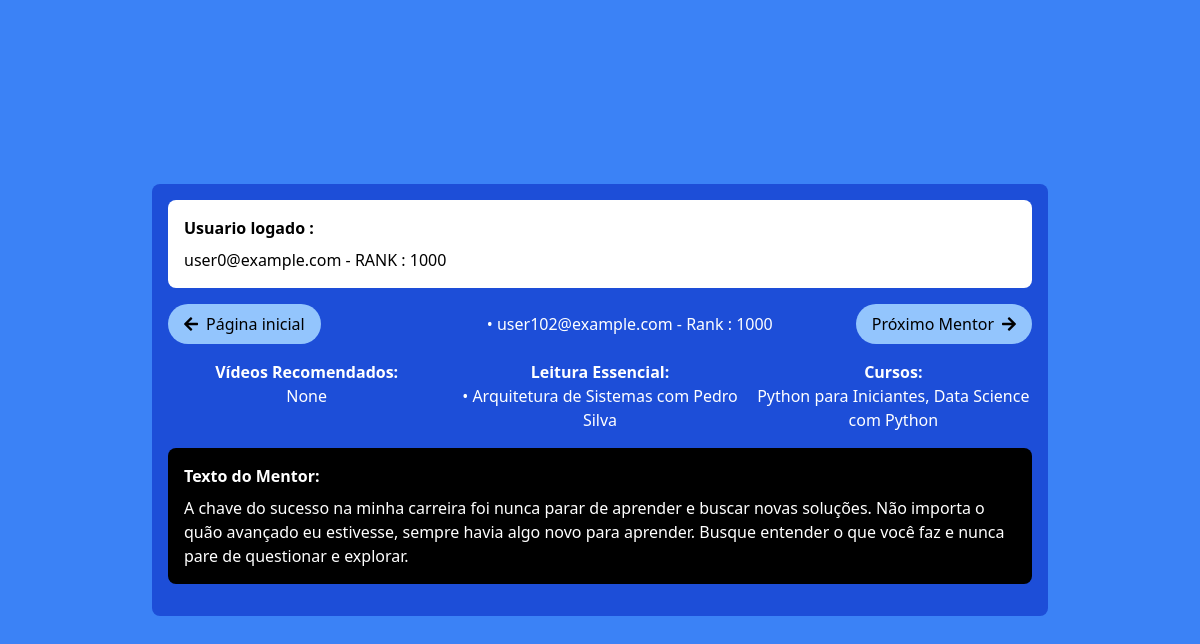
The page /indicacoes/init?page=1 (signed in) on the database its author committed.
### tables this page shows
CREATE TABLE profession_data (
                        id INTEGER PRIMARY KEY AUTOINCREMENT,
                        profession_id INTEGER NOT NULL,
                        region_id INTEGER NOT NULL,
                        salary INTEGER NOT NULL,
                        email TEXT UNIQUE NOT NULL,
                        rank INTEGER,
                        FOREIGN KEY (profession_id) REFERENCES professions(id),
                        FOREIGN KEY (region_id) REFERENCES regions(id));

CREATE TABLE indications (
                        id INTEGER PRIMARY KEY AUTOINCREMENT,
                        email TEXT NOT NULL,
                        courses TEXT,
                        videos TEXT,
                        books TEXT,
                        motivational_text TEXT,
                        FOREIGN KEY (email) REFERENCES users(useremail));

### routes/indicacoes.py (the view)
@indicacoes_route.route('/init')
def usuarios():
    user_email = session['user']
    print("logged email " + user_email)
    page = request.args.get('page', 0, type=int)  # Obter o número da página (0 por padrão)
    higher_rank_users, user_rank = get_usuario_by_index(page, user_email)
    if higher_rank_users is None:
        return render_template('indicacoes.html', indicacoes=None, has_next=False)
    has_next = True if higher_rank_users != None else False
    print("higher_rank_users " + str(higher_rank_users))
    return render_template('indicacoes.html', indicacoes=higher_rank_users, has_next=has_next, page=page, user_email=user_email, user_rank=user_rank)

### routes/indicacoes.py (called while the page is built)
def get_db():
    db = getattr(g, '_database', None)
    if db is None:
        db = g._database = sqlite3.connect(DATABASE)
    return db

def query_db(query, args=(), one=False):
    cur = get_db().execute(query, args)
    rv = cur.fetchall()
    cur.close()
    return (rv[0] if rv else None) if one else rv

@indicacoes_route.teardown_request
def close_connection(exception):
    db = getattr(g, '_database', None)
    if db is not None:
        db.close()

def get_usuario_by_index(index, user_email):
    user_rank = query_db('SELECT Rank FROM profession_data WHERE email = ?', [user_email], one=True)
    print("user_rank " + str(user_rank))
    if user_rank:
            user_rank = user_rank[0]
            higher_rank_users = query_db('''
                SELECT p.email, i.courses, i.videos, i.books, i.motivational_text, p.rank
                FROM profession_data p
                JOIN indications i ON p.email = i.email
                WHERE p.Rank >= ? LIMIT 1 OFFSET ?
            ''', [user_rank, index])
            print("higher_rank_users " + str(higher_rank_users))
    else:
        higher_rank_users = None
    return higher_rank_users, user_rank

### templates/indicacoes.html (shortened to what this page needs)
<!DOCTYPE html>
<html lang="pt-BR">
<head>
    <script src="https://cdn.tailwindcss.com"></script>
    <link rel="stylesheet" href="https://cdnjs.cloudflare.com/ajax/libs/font-awesome/5.15.3/css/all.min.css">
</head>
<body class="bg-blue-500 flex items-center justify-center min-h-screen">
    <div class="bg-blue-700 text-white w-full max-w-4xl p-4 rounded-lg">
        <div class="bg-white text-black p-4 rounded-lg mb-4">
            <h2 class="font-bold mb-2">Usuario logado :</h2>
            {% if user_email %}
                <p>{{ user_email }} - RANK :  {{ user_rank }}</p>
            {% endif %}
        </div>
        <div class="flex justify-between items-center mb-4">
            <a href="/home/return" class="bg-blue-300 text-black px-4 py-2 rounded-full flex items-center">
                <i class="fas fa-arrow-left"></i>
                <span class="ml-2">Página inicial</span>
            </a>
            {% if indicacoes %}
                    {% for indicacao in indicacoes %}
                        <p>• {{ indicacao[0] }} - Rank : {{ indicacao[5] }}</p>
                    {% endfor %}
                {% if has_next %}
                    <a href="{{ url_for('indicacoes.usuarios', page=page + 1) }}" class="bg-blue-300 text-black px-4 py-2 rounded-full flex items-center">
                        <span class="mr-2">Próximo Mentor</span>
                        <i class="fas fa-arrow-right"></i>
                    </a>
                {% else %}
                    <div class="bg-blue-300 text-black px-4 py-2 rounded-full flex items-center">
                    <span class="mr-2">Fim da lista</span>
                    </div>
                 {% endif %}
            {% else %}
                <h1 class="text-xl font-bold mb-4">Fim da lista de Indicações</h1>
            {% endif %}
        </div>
        <div class="grid grid-cols-3 gap-4 text-center mb-4">
            <div>
                <h2 class="font-bold">Vídeos Recomendados:</h2>
                {% if indicacoes %}
                    {% for indicacao in indicacoes %}
                        <p>{{ indicacao[2] }}</p>
                    {% endfor %}
                {% else %}
                    <p>Nenhum vídeo recomendado disponível.</p>
                {% endif %}
            </div>
            <div>
                <h2 class="font-bold">Leitura Essencial:</h2>
                {% if indicacoes %}
                    {% for indicacao in indicacoes %}
                        <p>• {{ indicacao[3] }}</p>
                    {% endfor %}
                {% else %}
                    <p>Nenhum livro recomendado disponível.</p>
                {% endif %}
            </div>
            <div>
                <h2 class="font-bold">Cursos:</h2>
                {% if indicacoes %}
                    {% for indicacao in indicacoes %}
                        <p>{{ indicacao[1] }}</p>
                    {% endfor %}
                {% else %}
                    <p>Nenhum curso recomendado disponível.</p>
                {% endif %}
            </div>
        </div>
        <div class="bg-black text-white p-4 rounded-lg mb-4">
            <h2 class="font-bold mb-2">Texto do Mentor:</h2>
            {% if indicacoes %}
                {% for indicacao in indicacoes %}
                    <p>{{ indicacao[4] }}</p>
                {% endfor %}
            {% else %}
                <p>Nenhum texto motivacional disponível.</p>
            {% endif %}
        </div>
    </div>
</body>
</html>

### rows shown on the page
profession_data: email "user0@example.com", rank "1000"
indications: email "user102@example.com", rank "1000", indicacao "None", books "Arquitetura de Sistemas com Pedro Silva", courses "Python para Iniciantes, Data Science com Python", motivational_text "A chave do sucesso na minha carreira foi nunca parar de aprender e buscar novas soluções. Não importa o quão avançado eu estivesse, sempre havia algo novo para aprender. Busque entender o que você faz e nunca pare de questionar e explorar."
